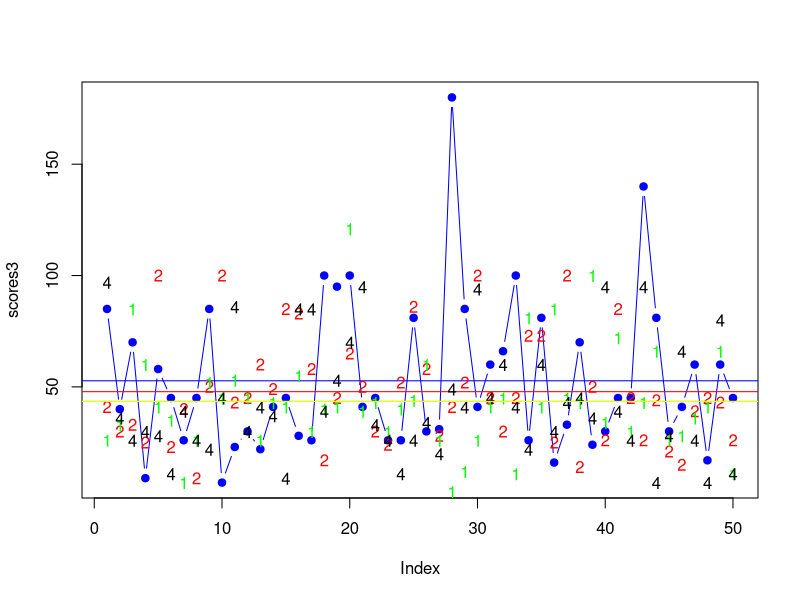

Write R code to recreate this figure.
#Scores1 28NOV16
scores1 <- c(26,33,85,60,41,35,7,26,52,45,53,45,26,43,41,55,30,40,41,121,39,43,30,40,44,60,26,3,12,26,41,45,11,81,41,85,45,43,100,34,72,30,43,66,26,28,36,41,66,11)
#Scores2 16JAN17
scores2 <- c(41,30,33,25,100,23,40,9,50,100,43,45,60,49,85,83,58,17,45,65,50,30,24,52,86,58,28,41,52,100,45,30,45,73,73,25,100,14,50,26,85,45,26,44,21,15,39,45,43,26)
#Scores3 23JAN17
scores3 <- c(85,40,70,9,58,45,26,45,85,7,23,30,22,41,45,28,26,100,95,100,41,45,26,26,81,30,31,180,85,41,60,66,100,26,81,16,33,70,24,30,45,45,140,81,30,41,60,17,60,45)
#Scores3 01FEB17
scores4 <- c(97,36,26,30,28,11,39,26,22,45,86,30,41,37,9,85,85,39,53,70,95,33,26,11,26,34,20,49,41,94,45,60,41,22,60,30,43,45,36,95,39,26,95,7,28,66,26,7,80,11)

scores <- c(scores1,scores2,scores3,scores4)

ScoreTable <- data.frame('attempts',c(scores1,scores2,scores3,scores4))

plot(scores3,col="blue",pch=19,type = 'b')
abline(h=mean(scores3),col='blue')
points(scores2,col="red",pch='2',type = 'p')
abline(h=mean(scores2), col="red")
points(scores1,col="green",pch='1',type = 'p')
abline(h=mean(scores1), col="green")
points(scores4,col="black",pch='4',type = 'p')
abline(h=mean(scores1), col="yellow")

means <- c(mean(scores1),mean(scores2),mean(scores3),mean(scores4))
medians <- c(median(scores1),median(scores2),median(scores3),median(scores4))
sds <- c(sd(scores1),sd(scores2),sd(scores3),sd(scores4))

mean(scores)
mean(means)
mean(sds)
